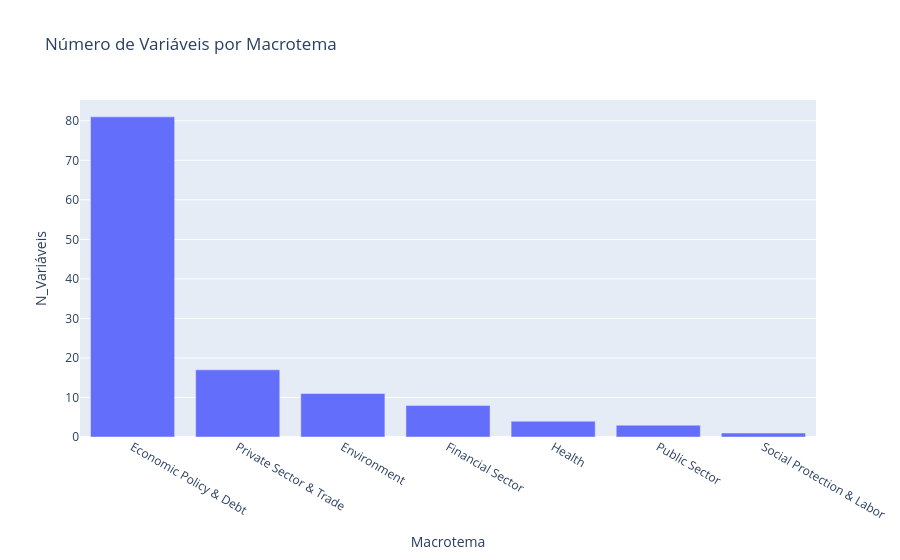

Notebook source saved alongside this figure:
### Code cell
px.bar(df_diag_macro, x="Macrotema", y="N_Variáveis", title="Número de Variáveis por Macrotema")

### Figure 1 — Plotly figure (JSON) as saved in the notebook; plotly's stock layout.template omitted (floating-point values rounded to 4 significant figures)
{"data": [{"hovertemplate": "Macrotema=%{x}<br>N_Variáveis=%{y}<extra></extra>", "legendgroup": "", "marker": {"color": "#636efa", "pattern": {"shape": ""}}, "name": "", "orientation": "v", "showlegend": false, "textposition": "auto", "type": "bar", "x": ["Economic Policy & Debt", "Private Sector & Trade", "Environment", "Financial Sector", "Health", "Public Sector", "Social Protection & Labor"], "xaxis": "x", "y": [81, 17, 11, 8, 4, 3, 1], "yaxis": "y"}], "layout": {"barmode": "relative", "legend": {"tracegroupgap": 0}, "title": {"text": "Número de Variáveis por Macrotema"}, "xaxis": {"anchor": "y", "domain": [0, 1], "title": {"text": "Macrotema"}}, "yaxis": {"anchor": "x", "domain": [0, 1], "title": {"text": "N_Variáveis"}}}}
